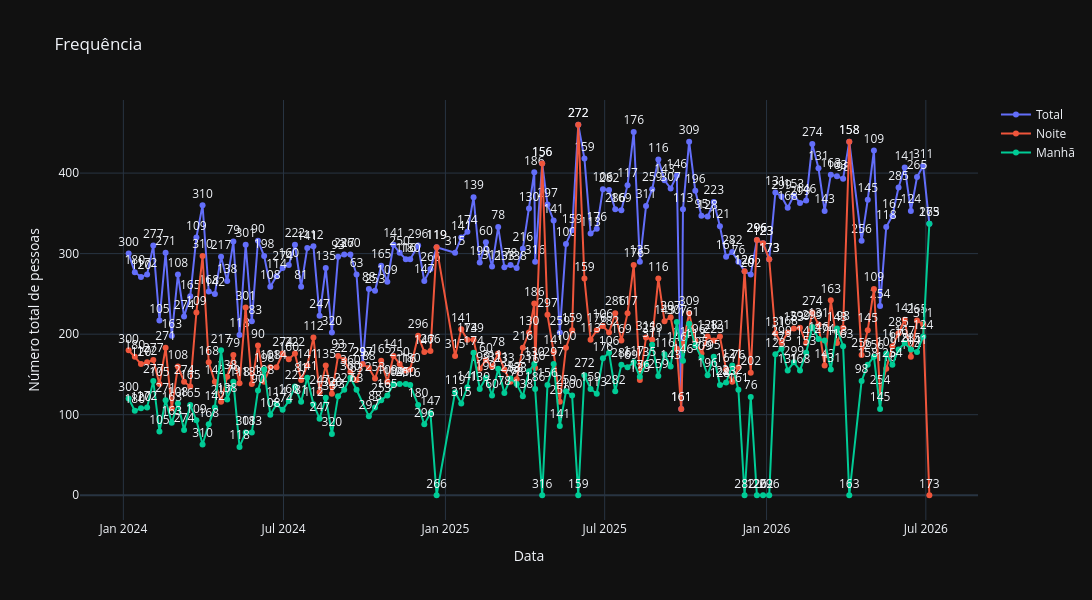

Notebook code cell kept with this figure:
### Code cell
# fig = go.Figure()

# for periodo in df['Período do culto'].unique():
#     df = dados[dados["Período do culto"] == periodo].sort_values("Dia")

#     fig.add_trace(
#         go.Scatter(
#             x=df["Dia"],
#             y=df["Número total de pessoas"],
#             mode="lines+markers+text",
#             textposition='top center',
#             text=df["Número total de pessoas"],
#             name=periodo
#         )
#     )


dados_frequencia = [
        go.Scatter(
            x=df[df['Período do culto']==periodo]["Dia"],
            y=df[df['Período do culto']==periodo]["Número total de pessoas"],
            mode="lines+markers+text",
            textposition='top center',
            text=df["Número total de pessoas"],
            name=periodo
        ) for periodo in df['Período do culto'].unique()]

fig = go.Figure(dados_frequencia)

fig.update_layout(
    title="Frequência",
    xaxis_title="Data",
    yaxis_title="Número total de pessoas",
    template="plotly_dark",
    yaxis_rangemode='normal',
    width=ws,
    height=hs,
    hovermode="x unified"
)


fig.show()

### Figure 1 — Plotly figure (JSON) as saved in the notebook; plotly's stock layout.template omitted (floating-point values rounded to 4 significant figures; data arrays with more than 128 entries replaced by an {"elided": "..."} marker saying what was removed)
{"data": [{"mode": "lines+markers+text", "name": "Total", "text": {"elided": "388 float values"}, "textposition": "top center", "type": "scatter", "x": {"elided": "130 str values"}, "y": {"elided": "130 int values"}}, {"mode": "lines+markers+text", "name": "Noite", "text": {"elided": "388 float values"}, "textposition": "top center", "type": "scatter", "x": {"elided": "130 str values"}, "y": {"elided": "130 int values"}}, {"mode": "lines+markers+text", "name": "Manhã", "text": {"elided": "388 float values"}, "textposition": "top center", "type": "scatter", "x": ["2024-01-07T00:00:00", "2024-01-14T00:00:00", "2024-01-21T00:00:00", "2024-01-28T00:00:00", "2024-02-04T00:00:00", "2024-02-11T00:00:00", "2024-02-18T00:00:00", "2024-02-25T00:00:00", "2024-03-03T00:00:00", "2024-03-10T00:00:00", "2024-03-17T00:00:00", "2024-03-24T00:00:00", "2024-03-31T00:00:00", "2024-04-07T00:00:00", "2024-04-14T00:00:00", "2024-04-21T00:00:00", "2024-04-28T00:00:00", "2024-05-05T00:00:00", "2024-05-12T00:00:00", "2024-05-19T00:00:00", "2024-05-26T00:00:00", "2024-06-02T00:00:00", "2024-06-09T00:00:00", "2024-06-16T00:00:00", "2024-06-23T00:00:00", "2024-06-30T00:00:00", "2024-07-07T00:00:00", "2024-07-14T00:00:00", "2024-07-21T00:00:00", "2024-07-28T00:00:00", "2024-08-04T00:00:00", "2024-08-11T00:00:00", "2024-08-18T00:00:00", "2024-08-25T00:00:00", "2024-09-01T00:00:00", "2024-09-08T00:00:00", "2024-09-15T00:00:00", "2024-09-22T00:00:00", "2024-10-06T00:00:00", "2024-10-13T00:00:00", "2024-10-20T00:00:00", "2024-10-27T00:00:00", "2024-11-03T00:00:00", "2024-11-10T00:00:00", "2024-11-17T00:00:00", "2024-11-22T00:00:00", "2024-12-01T00:00:00", "2024-12-08T00:00:00", "2024-12-15T00:00:00", "2024-12-22T00:00:00", "2025-01-12T00:00:00", "2025-01-19T00:00:00", "2025-01-26T00:00:00", "2025-02-02T00:00:00", "2025-02-09T00:00:00", "2025-02-16T00:00:00", "2025-02-23T00:00:00", "2025-03-02T00:00:00", "2025-03-09T00:00:00", "2025-03-16T00:00:00", "2025-03-23T00:00:00", "2025-03-30T00:00:00", "2025-04-06T00:00:00", "2025-04-12T00:00:00", "2025-04-13T00:00:00", "2025-04-21T00:00:00", "2025-04-27T00:00:00", "2025-05-04T00:00:00", "2025-05-11T00:00:00", "2025-05-18T00:00:00", "2025-05-25T00:00:00", "2025-06-01T00:00:00", "2025-06-08T00:00:00", "2025-06-15T00:00:00", "2025-06-22T00:00:00", "2025-06-29T00:00:00", "2025-07-06T00:00:00", "2025-07-13T00:00:00", "2025-07-20T00:00:00", "2025-07-27T00:00:00", "2025-08-03T00:00:00", "2025-08-10T00:00:00", "2025-08-17T00:00:00", "2025-08-24T00:00:00", "2025-08-31T00:00:00", "2025-09-07T00:00:00", "2025-09-14T00:00:00", "2025-09-21T00:00:00", "2025-09-28T00:00:00", "2025-10-05T00:00:00", "2025-10-12T00:00:00", "2025-10-19T00:00:00", "2025-10-26T00:00:00", "2025-11-02T00:00:00", "2025-11-09T00:00:00", "2025-11-16T00:00:00", "2025-11-23T00:00:00", "2025-11-30T00:00:00", "2025-12-07T00:00:00", "2025-12-14T00:00:00", "2025-12-21T00:00:00", "2025-12-28T00:00:00", "2026-01-04T00:00:00", "2026-01-11T00:00:00", "2026-01-18T00:00:00", "2026-01-25T00:00:00", "2026-02-01T00:00:00", "2026-02-08T00:00:00", "2026-02-15T00:00:00", "2026-02-22T00:00:00", "2026-03-01T00:00:00", "2026-03-08T00:00:00", "2026-03-15T00:00:00", "2026-03-22T00:00:00", "2026-03-29T00:00:00", "2026-04-05T00:00:00", "2026-04-19T00:00:00", "2026-04-26T00:00:00", "2026-05-03T00:00:00", "2026-05-10T00:00:00", "2026-05-17T00:00:00", "2026-05-24T00:00:00", "2026-05-31T00:00:00", "2026-06-07T00:00:00", "2026-06-14T00:00:00", "2026-06-21T00:00:00", "2026-06-28T00:00:00", "2026-07-05T00:00:00"], "y": [120, 105, 108, 109, 142, 79, 118, 90, 114, 81, 112, 93, 63, 88, 109, 180, 119, 141, 60, 78, 78, 130, 156, 100, 113, 106, 117, 135, 116, 146, 113, 95, 121, 76, 123, 131, 146, 131, 98, 109, 118, 124, 138, 138, 138, 137, 112, 88, 102, 0, 128, 114, 134, 177, 132, 146, 124, 157, 127, 145, 138, 123, 154, 163, 132, 0, 137, 163, 86, 129, 124, 0, 149, 132, 126, 170, 177, 129, 162, 159, 165, 147, 163, 187, 148, 175, 160, 215, 167, 213, 186, 171, 149, 172, 137, 140, 161, 131, 0, 122, 0, 0, 0, 175, 182, 155, 165, 155, 177, 209, 194, 192, 156, 207, 185, 0, 142, 162, 172, 107, 176, 162, 181, 189, 181, 178, 197, 337]}], "layout": {"height": 600, "hovermode": "x unified", "title": {"text": "Frequência"}, "width": 1350, "xaxis": {"title": {"text": "Data"}}, "yaxis": {"rangemode": "normal", "title": {"text": "Número total de pessoas"}}}}
